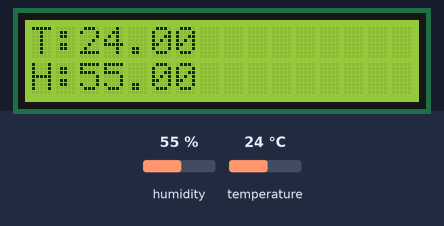
Recording of a sketch running on a simulated ESP32. On the bench: 16×2 character LCD. The inputs (shaded band) are chosen by the test bench; at power-on: humidity 55 %, temperature 24 °C.

Above: at 1.3 s.
1.4 s: humidity set to 22 %
At 6.5 s:
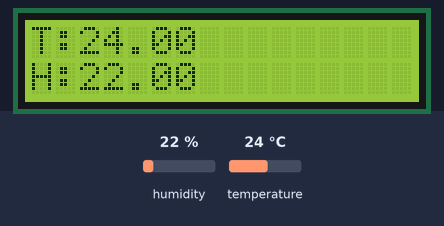
7.4 s: temperature set to 12 °C
At 11.3 s:
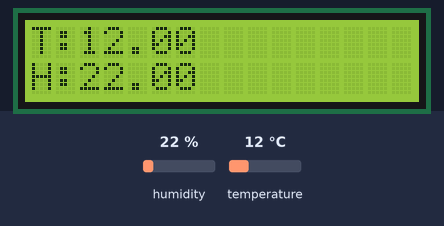
13.4 s: humidity set to 40 %
At 16.1 s:
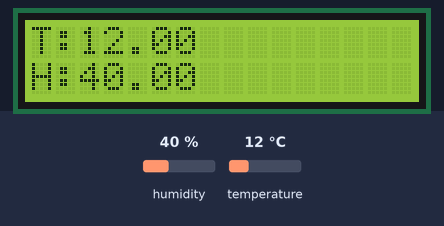
19.4 s: temperature set to 19 °C
At 20.9 s:
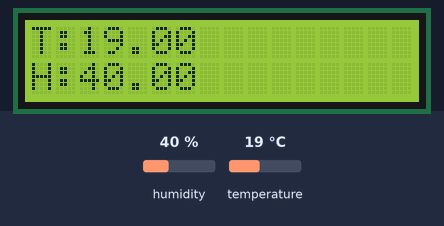
Timing chart, 0 to 22.4 s (numbered marks = the images above; inputs shaded):
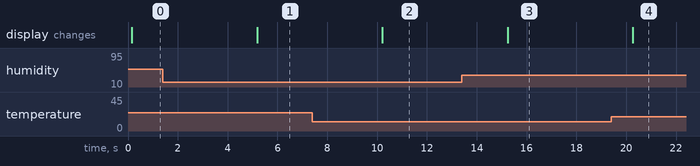

Measured:
- after the input at 1.4 s, the display: changes after 3.8 s (image 1)
- after the input at 7.4 s, the display: changes after 2.8 s (image 2)
- after the input at 13.4 s, the display: changes after 1.8 s (image 3)
- after the input at 19.4 s, the display: changes after 0.86 s (image 4)

The sketch:

Casinha_LCD.ino
```cpp
#include <Wire.h>
#include <LiquidCrystal_I2C.h>
#include "DHTesp.h"

LiquidCrystal_I2C mylcd(0x27, 20, 4);

int pinDHT = 26;
DHTesp dht;

void setup() {
  mylcd.begin(16, 2);
  mylcd.init();
  mylcd.backlight();
  dht.setup(pinDHT, DHTesp::DHT11);
}

void loop() {
  mylcd.clear();
  mylcd.setCursor(0, 0);
  TempAndHumidity data = dht.getTempAndHumidity();
  mylcd.print(String("T:") + String(data.temperature,2));
  mylcd.setCursor(0, 1);
  mylcd.print(String("H:") + String(data.humidity,2));
  delay(5000);
}
```
